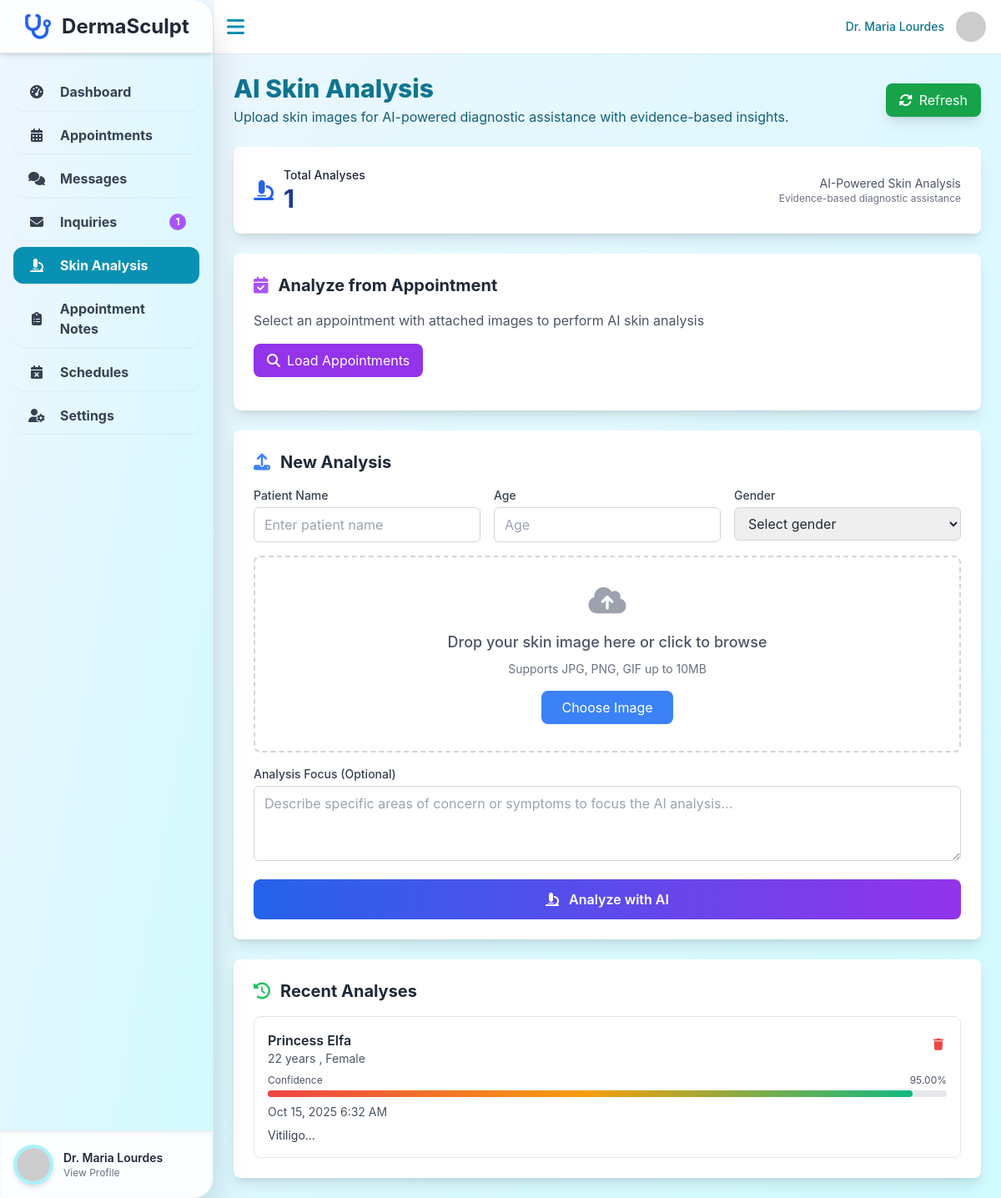
The page /pages/skin_analysis.php (signed in) on the database its author committed.
### tables this page shows
CREATE TABLE `skin_analysis` (
  `analysis_id` int(11) NOT NULL,
  `dermatologist_id` int(11) NOT NULL,
  `appointment_id` int(11) DEFAULT NULL,
  `patient_name` varchar(255) DEFAULT NULL,
  `patient_age` int(3) DEFAULT NULL,
  `patient_gender` enum('Male','Female','Other') DEFAULT NULL,
  `image_path` varchar(500) NOT NULL,
  `image_filename` varchar(255) NOT NULL,
  `analysis_prompt` text DEFAULT NULL,
  `ai_diagnosis` longtext DEFAULT NULL,
  `confidence_score` decimal(5,2) DEFAULT NULL,
  `detected_conditions` longtext DEFAULT NULL CHECK (json_valid(`detected_conditions`)),
  `recommendations` longtext DEFAULT NULL,
  `dermatologist_notes` text DEFAULT NULL,
  `dermatologist_diagnosis` text DEFAULT NULL,
  `status` enum('pending','reviewed','confirmed','rejected') DEFAULT 'pending',
  `created_at` timestamp NOT NULL DEFAULT current_timestamp(),
  `updated_at` timestamp NOT NULL DEFAULT current_timestamp() ON UPDATE current_timestamp()
);

### pages/skin_analysis.php (the view, shortened to what this page needs)
<?php
require_once '../config/connection.php';
$dermatologistId = $_SESSION['dermatologist_id'];
$analysisStmt = $conn->prepare("
    SELECT analysis_id, patient_name, patient_age, patient_gender, image_filename,
           ai_diagnosis, confidence_score, status, created_at, dermatologist_diagnosis
    FROM skin_analysis
    WHERE dermatologist_id = ?
    ORDER BY created_at DESC
    LIMIT 20
");
$analysisStmt->bind_param("i", $dermatologistId);
$analysisStmt->execute();
$recentAnalyses = $analysisStmt->get_result()->fetch_all(MYSQLI_ASSOC);
$countStmt = $conn->prepare("SELECT COUNT(*) as total FROM skin_analysis WHERE dermatologist_id = ?");
$countStmt->bind_param("i", $dermatologistId);
$countStmt->execute();
$countResult = $countStmt->get_result();
$totalAnalyses = $countResult->fetch_assoc()['total'];
?>
<!DOCTYPE html>
<html lang="en">
<head>
    <script src="https://cdn.tailwindcss.com"></script>
    <link href="https://cdnjs.cloudflare.com/ajax/libs/font-awesome/6.1.1/css/all.min.css" rel="stylesheet">
</head>
<body class="bg-gradient-to-br from-blue-50 to-cyan-100 text-gray-800">
    <?php include '../components/sidebar.php'; ?>
    <div class="main-content flex flex-col h-screen">
        <header class="bg-white shadow-sm flex items-center justify-between p-4 h-16 flex-shrink-0 z-30">
            <button id="sidebar-toggle" onclick="toggleSidebar()" class="text-cyan-600 hover:text-cyan-800"><i class="fas fa-bars fa-xl"></i></button>
            <div class="relative">
                <button onclick="toggleDropdown()" class="flex items-center space-x-3">
                    <span class="hidden sm:inline text-sm font-medium text-cyan-700">Dr. <?php echo $sidebar_firstName; ?></span>
                    <img class="h-10 w-10 rounded-full object-cover border-2 border-transparent hover:border-cyan-500" src="<?php echo $profilePicturePath; ?>" alt="User avatar">
                </button>
            </div>
        </header>
        <main class="flex-1 p-4 sm:p-6 overflow-y-auto" id="mainContent">
            <div class="mb-6 flex justify-between items-center">
                <div>
                    <h2 class="text-3xl font-extrabold text-cyan-700">AI Skin Analysis</h2>
                    <p class="text-cyan-800 mt-1">Upload skin images for AI-powered diagnostic assistance with evidence-based insights.</p>
                </div>
                <div class="flex gap-2">
                    <button onclick="refreshAnalyses()" class="bg-green-600 text-white px-4 py-2 rounded-lg hover:bg-green-700 flex items-center gap-2 shadow-lg">
                        <i class="fas fa-sync-alt"></i> Refresh
                    </button>
                </div>
            </div>
            <div class="bg-white rounded-lg shadow-lg p-6 mb-6">
                <div class="flex items-center justify-between">
                    <div class="flex items-center">
                        <div class="flex-shrink-0">
                            <i class="fas fa-microscope text-blue-600 text-2xl"></i>
                        </div>
                        <div class="ml-3">
                            <p class="text-sm font-medium text-gray-800">Total Analyses</p>
                            <p class="text-3xl font-bold text-blue-900"><?php echo $totalAnalyses; ?></p>
                        </div>
                    </div>
                    <div class="text-right">
                        <p class="text-sm text-gray-600">AI-Powered Skin Analysis</p>
                        <p class="text-xs text-gray-500">Evidence-based diagnostic assistance</p>
                    </div>
                </div>
            </div>
            <div class="bg-white rounded-lg shadow-lg p-6 mb-6">
                <h3 class="text-xl font-bold text-gray-800 mb-4 flex items-center">
                    <i class="fas fa-calendar-check text-purple-500 mr-3"></i>
                    Analyze from Appointment
                </h3>
                <p class="text-gray-600 mb-4">Select an appointment with attached images to perform AI skin analysis</p>
                <div class="flex gap-4 mb-4">
                    <button id="loadAppointmentsBtn" onclick="loadAppointmentsWithImages()" class="bg-purple-600 text-white px-4 py-2 rounded-lg hover:bg-purple-700 flex items-center gap-2">
                        <i class="fas fa-search"></i> Load Appointments
                    </button>
                </div>
            </div>
            <div class="grid grid-cols-1 xl:grid-cols-2 gap-6">
                <div id="uploadSection" class="bg-white rounded-lg shadow-lg p-6">
                    <h3 class="text-xl font-bold text-gray-800 mb-4 flex items-center">
                        <i class="fas fa-upload text-blue-500 mr-3"></i>
                        New Analysis
                    </h3>
                    <form id="analysisForm" class="space-y-4">
                        <div class="grid grid-cols-1 md:grid-cols-3 gap-4">
                            <div>
                                <label class="block text-sm font-medium text-gray-700 mb-1">Patient Name</label>
                                <input type="text" id="patientName" name="patient_name" class="w-full px-3 py-2 border border-gray-300 rounded-md focus:outline-none focus:ring-2 focus:ring-blue-500" placeholder="Enter patient name">
                            </div>
                            <div>
                                <label class="block text-sm font-medium text-gray-700 mb-1">Age</label>
                                <input type="number" id="patientAge" name="patient_age" min="1" max="120" class="w-full px-3 py-2 border border-gray-300 rounded-md focus:outline-none focus:ring-2 focus:ring-blue-500" placeholder="Age">
                            </div>
                            <div>
                                <label class="block text-sm font-medium text-gray-700 mb-1">Gender</label>
                                <select id="patientGender" name="patient_gender" class="w-full px-3 py-2 border border-gray-300 rounded-md focus:outline-none focus:ring-2 focus:ring-blue-500">
                                    <option value="">Select gender</option>
                                </select>
                            </div>
                        </div>
                        <div class="upload-area p-8 text-center rounded-lg" id="uploadArea">
                            <div id="uploadContent">
                                <i class="fas fa-cloud-upload-alt text-4xl text-gray-400 mb-4"></i>
                                <p class="text-lg font-medium text-gray-600 mb-2">Drop your skin image here or click to browse</p>
                                <p class="text-sm text-gray-500">Supports JPG, PNG, GIF up to 10MB</p>
                                <button type="button" id="chooseImageBtn" class="mt-4 bg-blue-500 text-white px-6 py-2 rounded-lg hover:bg-blue-600">
                                    Choose Image
                                </button>
                            </div>
                        </div>
                        <div>
                            <label class="block text-sm font-medium text-gray-700 mb-1">Analysis Focus (Optional)</label>
                            <textarea id="analysisPrompt" name="analysis_prompt" rows="3" class="w-full px-3 py-2 border border-gray-300 rounded-md focus:outline-none focus:ring-2 focus:ring-blue-500" placeholder="Describe specific areas of concern or symptoms to focus the AI analysis..."></textarea>
                        </div>
                        <button type="submit" id="analyzeBtn" class="w-full bg-gradient-to-r from-blue-600 to-purple-600 text-white py-3 px-6 rounded-lg font-semibold hover:from-blue-700 hover:to-purple-700 disabled:opacity-50 disabled:cursor-not-allowed">
                            <i class="fas fa-microscope mr-2"></i>
                            Analyze with AI
                        </button>
                    </form>
                </div>
                <div class="bg-white rounded-lg shadow-lg p-6">
                    <h3 class="text-xl font-bold text-gray-800 mb-4 flex items-center">
                        <i class="fas fa-history text-green-500 mr-3"></i>
                        Recent Analyses
                    </h3>
                    <div id="recentAnalyses" class="space-y-4 max-h-96 overflow-y-auto">
                        <?php if (empty($recentAnalyses)): ?>
                            <div class="text-center py-8 text-gray-500">
                                <i class="fas fa-microscope fa-3x mb-4 opacity-50"></i>
                                <p>No analyses yet. Upload your first skin image to get started.</p>
                            </div>
                        <?php else: ?>
                            <?php foreach ($recentAnalyses as $analysis): ?>
                                <div class="analysis-card border rounded-lg p-4 cursor-pointer hover:shadow-md" onclick="viewAnalysis(<?php echo $analysis['analysis_id']; ?>)">
                                    <div class="flex justify-between items-start mb-2">
                                        <div class="flex-1">
                                            <h4 class="font-semibold text-gray-800">
                                                <?php echo htmlspecialchars($analysis['patient_name'] ?: 'Anonymous Patient'); ?>
                                            </h4>
                                            <p class="text-sm text-gray-600">
                                                <?php echo $analysis['patient_age'] ? $analysis['patient_age'] . ' years' : ''; ?>
                                                <?php echo $analysis['patient_gender'] ? ', ' . $analysis['patient_gender'] : ''; ?>
                                            </p>
                                        </div>
                                        <button onclick="event.stopPropagation(); deleteAnalysis(<?php echo $analysis['analysis_id']; ?>)"
                                                class="text-red-500 hover:text-red-700 p-1 rounded-full hover:bg-red-50 transition-colors"
                                                title="Delete Analysis">
                                            <i class="fas fa-trash text-sm"></i>
                                        </button>
                                    </div>
                                    <?php if ($analysis['confidence_score']): ?>
                                        <div class="mb-2">
                                            <div class="flex justify-between text-xs text-gray-600 mb-1">
                                                <span>Confidence</span>
                                                <span><?php echo $analysis['confidence_score']; ?>%</span>
                                            </div>
                                            <div class="w-full bg-gray-200 rounded-full h-2">
                                                <div class="confidence-bar h-2 rounded-full" style="width: <?php echo $analysis['confidence_score']; ?>%"></div>
                                            </div>
                                        </div>
                                    <?php endif; ?>
                                    <p class="text-sm text-gray-600 mb-2">
                                        <?php echo date('M j, Y g:i A', strtotime($analysis['created_at'])); ?>
                                    </p>
                                    <?php if ($analysis['ai_diagnosis']): ?>
                                        <p class="text-sm text-gray-700 line-clamp-2">
                                            <?php echo htmlspecialchars(substr($analysis['ai_diagnosis'], 0, 100)) . '...'; ?>
                                        </p>
                                    <?php endif; ?>
                                </div>
                            <?php endforeach; ?>
                        <?php endif; ?>
                    </div>
                </div>
            </div>
        </main>
    </div>
</body>
</html>

### pages/skin_analysis.php (style rules this page uses)
:root { --sidebar-width: 256px; --sidebar-width-collapsed: 80px; }
body { font-family: 'Inter', sans-serif; }
.main-content { transition: margin-left 0.3s ease-in-out; margin-left: var(--sidebar-width); width: calc(100% - var(--sidebar-width)); }
.upload-area { border: 2px dashed #d1d5db; transition: all 0.3s ease; }
.analysis-card { transition: transform 0.2s ease, box-shadow 0.2s ease; }
.confidence-bar { background: linear-gradient(90deg, #ef4444 0%, #f59e0b 50%, #10b981 100%); height: 8px; border-radius: 4px; }

### rows shown on the page
skin_analysis: patient_name "Princess Elfa", patient_age "22", patient_gender "Female", confidence_score "95.00", created_at "Oct 15, 2025 6:32 AM", ai_diagnosis "Vitiligo"

### other values the page prints
$unreadInquiryCount "1"
$sidebar_firstName "Maria Lourdes"
$totalAnalyses "1"
